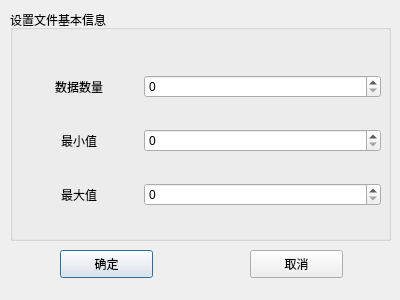
<?xml version="1.0" encoding="UTF-8"?>
<ui version="4.0">
 <class>DialogDataProduce</class>
 <widget class="QDialog" name="DialogDataProduce">
  <property name="geometry">
   <rect>
    <x>0</x>
    <y>0</y>
    <width>400</width>
    <height>300</height>
   </rect>
  </property>
  <property name="windowTitle">
   <string>Dialog</string>
  </property>
  <widget class="QPushButton" name="btnDiaOk">
   <property name="geometry">
    <rect>
     <x>60</x>
     <y>250</y>
     <width>93</width>
     <height>28</height>
    </rect>
   </property>
   <property name="text">
    <string>确定</string>
   </property>
  </widget>
  <widget class="QPushButton" name="btnDiaCancel">
   <property name="geometry">
    <rect>
     <x>250</x>
     <y>250</y>
     <width>93</width>
     <height>28</height>
    </rect>
   </property>
   <property name="text">
    <string>取消</string>
   </property>
  </widget>
  <widget class="QGroupBox" name="grbDiaFile">
   <property name="geometry">
    <rect>
     <x>10</x>
     <y>10</y>
     <width>381</width>
     <height>231</height>
    </rect>
   </property>
   <property name="title">
    <string>设置文件基本信息</string>
   </property>
   <widget class="QWidget" name="layoutWidget">
    <property name="geometry">
     <rect>
      <x>10</x>
      <y>40</y>
      <width>361</width>
      <height>181</height>
     </rect>
    </property>
    <layout class="QGridLayout" name="gridLayout">
     <item row="1" column="0">
      <widget class="QLabel" name="labDiaMinNum">
       <property name="text">
        <string>最小值</string>
       </property>
       <property name="alignment">
        <set>Qt::AlignCenter</set>
       </property>
      </widget>
     </item>
     <item row="1" column="1" colspan="2">
      <widget class="QSpinBox" name="spnDiaMinNum">
       <property name="maximum">
        <number>10000</number>
       </property>
      </widget>
     </item>
     <item row="0" column="0">
      <widget class="QLabel" name="labDiaDataNums">
       <property name="text">
        <string>数据数量</string>
       </property>
       <property name="alignment">
        <set>Qt::AlignCenter</set>
       </property>
      </widget>
     </item>
     <item row="2" column="1" colspan="2">
      <widget class="QSpinBox" name="spnDiaMaxNum">
       <property name="maximum">
        <number>10000</number>
       </property>
      </widget>
     </item>
     <item row="2" column="0">
      <widget class="QLabel" name="labDiaMaxNum">
       <property name="text">
        <string>最大值</string>
       </property>
       <property name="alignment">
        <set>Qt::AlignCenter</set>
       </property>
      </widget>
     </item>
     <item row="0" column="1" colspan="2">
      <widget class="QSpinBox" name="spnDiaDataNum">
       <property name="maximum">
        <number>1000</number>
       </property>
      </widget>
     </item>
    </layout>
   </widget>
  </widget>
 </widget>
 <resources/>
 <connections>
  <connection>
   <sender>btnDiaOk</sender>
   <signal>clicked()</signal>
   <receiver>DialogDataProduce</receiver>
   <slot>accept()</slot>
   <hints>
    <hint type="sourcelabel">
     <x>106</x>
     <y>263</y>
    </hint>
    <hint type="destinationlabel">
     <x>199</x>
     <y>149</y>
    </hint>
   </hints>
  </connection>
  <connection>
   <sender>btnDiaCancel</sender>
   <signal>clicked()</signal>
   <receiver>DialogDataProduce</receiver>
   <slot>reject()</slot>
   <hints>
    <hint type="sourcelabel">
     <x>266</x>
     <y>263</y>
    </hint>
    <hint type="destinationlabel">
     <x>199</x>
     <y>149</y>
    </hint>
   </hints>
  </connection>
 </connections>
</ui>
